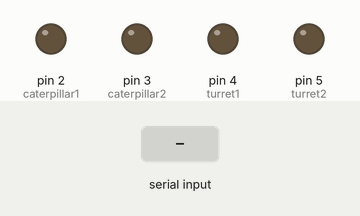
A sketch run on a simulated Arduino Uno, built with avr-gcc and run on an emulated ATmega328P. Shown: output pins drawn as LEDs (lit = HIGH). The test bench sets the inputs (shaded band). Pins used as bus, display or sensor lines are not drawn.

Above: at 1.2 s.
1.3 s: "w" received over Serial
At 2.3 s:
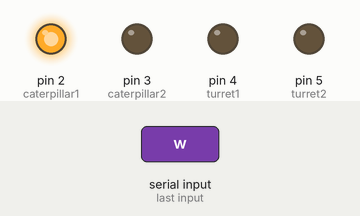
2.8 s: "s" received over Serial
At 3.5 s:
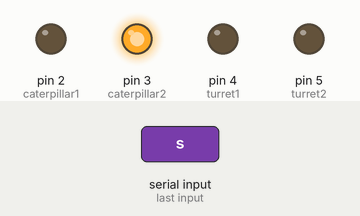
4.3 s: "a" received over Serial
At 4.6 s:
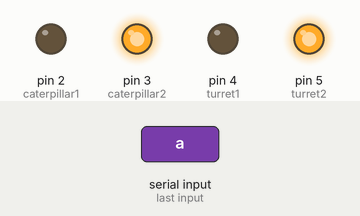
5.8 s: "d" received over Serial
At 6.9 s:
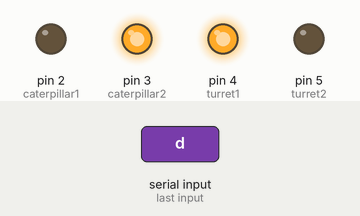
7.3 s: "w" received over Serial
At 8.1 s:
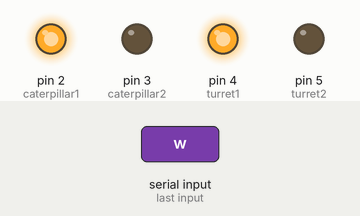
8.8 s: "a" received over Serial
At 9.2 s:
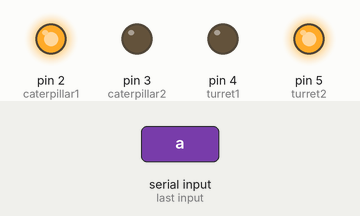
Timing chart, 0 to 11.3 s (numbered marks = the images above; inputs shaded):
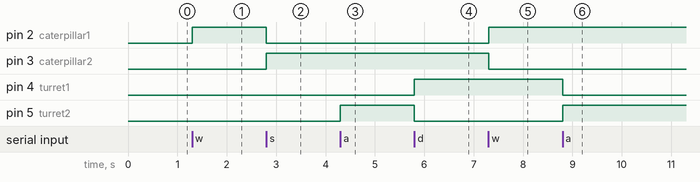

Measured:
- after the input at 1.3 s, pin 2 (caterpillar1): LOW → HIGH at once
- after the input at 2.8 s, pin 2 (caterpillar1): HIGH → LOW at once; pin 3 (caterpillar2): LOW → HIGH at once
- after the input at 4.3 s, pin 5 (turret2): LOW → HIGH at once
- after the input at 5.8 s, pin 4 (turret1): LOW → HIGH at once; pin 5 (turret2): HIGH → LOW at once
- after the input at 7.3 s, pin 2 (caterpillar1): LOW → HIGH at once; pin 3 (caterpillar2): HIGH → LOW at once
- after the input at 8.8 s, pin 4 (turret1): HIGH → LOW at once; pin 5 (turret2): LOW → HIGH at once

The sketch:

RC_arduino.ino
```cpp
//using keybord input (w,s) to control tank caterpillar
//motor is controlled by H-Bridge

//motor
const int caterpillar1 = 2;
const int caterpillar2 = 3;
const int caterpillarPower = 9;
const int turret1 = 4;
const int turret2 = 5;
const int turretPower = 10;

//keybord
unsigned long serialIdle = 0;
unsigned long lastHit = 0; //resets while getting a byte
byte inByte =0;
byte lastByte =0;


void setup(){
  Serial.begin(9600);
  pinMode(caterpillar1, OUTPUT);
  pinMode(caterpillar2, OUTPUT);
  pinMode(caterpillarPower, OUTPUT);
  pinMode(turret1, OUTPUT);
  pinMode(turret2, OUTPUT);
  pinMode(turretPower, OUTPUT);
}

void loop(){
  if(Serial.available()){
    inByte = Serial.read();
    if (inByte != lastByte) {
      switch (inByte) {
        case 119:
          caterpillar(1); //move caterpillar forward
          break;
        case 115:
          caterpillar(0); //move caterpillar back
          break;
        case 97:
          turret(0); //turn turret left
          break;
        case 100:
          turret(1); //turn turret right
          break;
      }
    }
    lastByte = inByte;
    serialIdle = 0;
    lastHit = millis();
  }else{
    if (lastByte > 0){
      serialIdle = millis() - lastHit;
    }
  }
  if (serialIdle > 500){
    digitalWrite(caterpillarPower, LOW); //stop caterpillar
    digitalWrite(turretPower, LOW); //stop turret
    lastByte = 0;
    serialIdle = 0;
  }
}

void caterpillar(int ff){
  digitalWrite(caterpillarPower, HIGH);
  if (ff == 1) {
    digitalWrite(caterpillar1, HIGH);
    digitalWrite(caterpillar2, LOW);
  }else{
    digitalWrite(caterpillar1, LOW);
    digitalWrite(caterpillar2, HIGH);
  }
}

void turret(int side){
  digitalWrite(turretPower, HIGH);
  if (side == 1){
    digitalWrite(turret1, HIGH);
    digitalWrite(turret2, LOW);
  }else{
    digitalWrite(turret1, LOW);
    digitalWrite(turret2, HIGH);
  }
}
```
